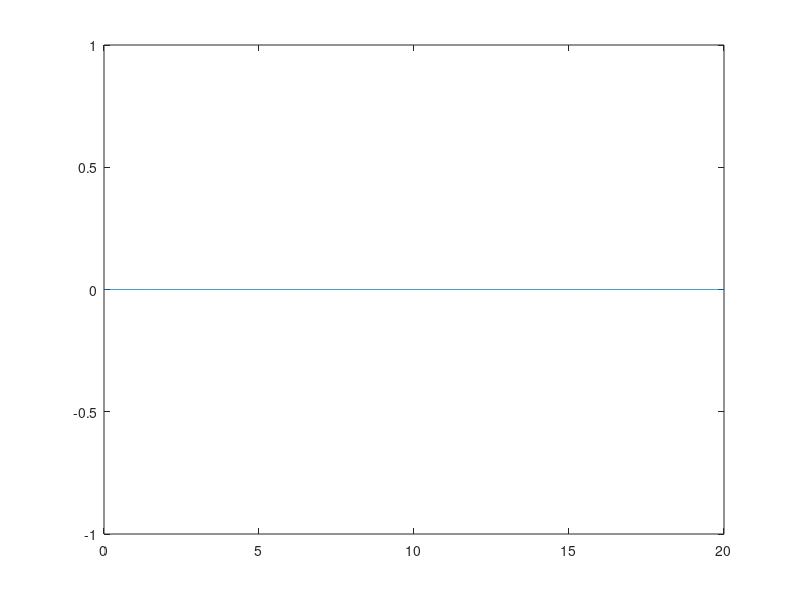
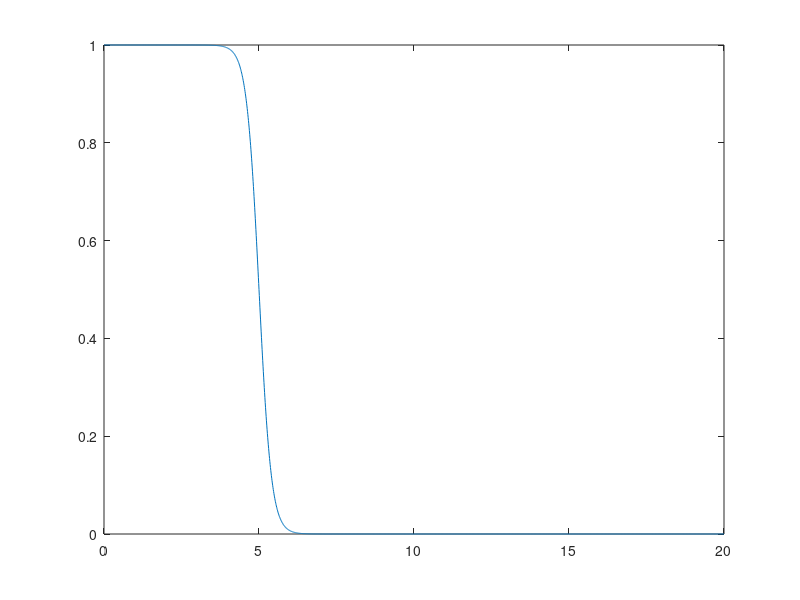

These charts were generated, in order, by the following MATLAB code:
clear; clc; close all;

figure;
x = [0:0.01:20];
plot(x,sigmf(x, [100 100]))

figure;
x = [0:0.01:20];
plot(x, sigmf(x, [-5 5]));